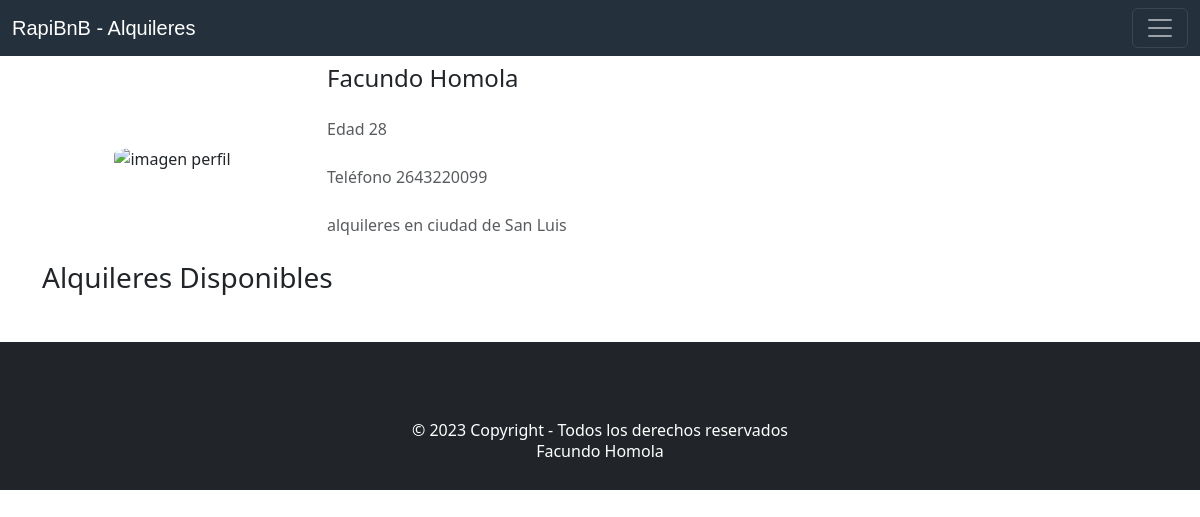
The app's page /duenio.php?duenio=facu22 with its own data.
### tables this page shows
CREATE TABLE `usuarios` (
  `id_user` int(11) NOT NULL,
  `nombre` varchar(250) NOT NULL,
  `edad` int(11) NOT NULL,
  `telefono` varchar(50) NOT NULL,
  `descripcion` text NOT NULL,
  `imagen` varchar(250) NOT NULL,
  `user` varchar(250) NOT NULL,
  `pass` varchar(250) NOT NULL
);

### duenio.php (the view, shortened to what this page needs)
<!DOCTYPE html>
<html lang="en">
<head>
    <link href="css/bootstrap.min.css" rel="stylesheet">
    <link href="css/style.css" rel="stylesheet">
</head>
<body>
<?php
    require('includes/header.php');
?>
<?php
$name_user = $_GET['duenio'];
$sql = "SELECT * FROM usuarios WHERE user='$name_user'";
$result=mysqli_query($conexion,$sql);
$usuario=mysqli_fetch_array($result);
$nombre = $usuario['nombre'];
$edad = $usuario['edad'];
$telefono = $usuario['telefono'];
$descripcion = $usuario['descripcion'];
$imagen = $usuario['imagen'];
?>
<div class="container-lg">
    <div class="row min-vh-95 mt-2 mb-2 align-items-center align-content-center">
        <div class="col-md-3">
            <div class="text-center">
              <img src="files/<?php echo $name_user."/".$imagen;?>" class="rounded-circule mw-50" alt="imagen perfil" style="border-radius: 30%;" height="240px">
            </div>
        </div>
        <div class="col-md-9 mt-md-0">
            <div class="home-text">
              <h2 class="fs-4">
                <?php
                    echo $nombre;
                ?>
              </h2>
              <p class="mt-4 text-muted">
                Edad
                <?php echo $edad; ?>
              </p>
              <p class="mt-4 text-muted">
                Teléfono
                <?php echo $telefono; ?>
              </p>
              <p class="mt-4 text-muted">
                <?php
                    echo $descripcion;
                ?>
              </p>
            </div>
        </div>
    </div>
    <div class="row">
        <div class="col-12">
            <h3 class="mb-4 fs-3 font-weight-bold">Alquileres Disponibles</h3>
        </div>
    </div>
</div>
<?php
    require('includes/footer.php');
?>
</body>
</html>

### css/style.css (style rules this page uses)
* { margin: 0; padding: 0; box-sizing: border-box; }

### records on screen
usuarios: nombre "Facundo Homola", edad "28", telefono "2643220099", descripcion "alquileres en ciudad de San Luis"
